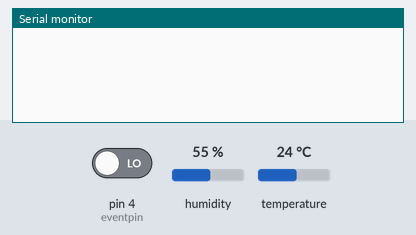
The sketch below on a simulated Arduino Uno, built with avr-gcc and run on an emulated ATmega328P. Parts: the last lines printed to the serial monitor. The test bench sets the inputs (shaded band); at power-on: pin 4 (eventpin) LOW, humidity 55 %, temperature 24 °C.

Above: at 1.2 s.
1.3 s: pin 4 (eventpin) driven HIGH
At 2.6 s:
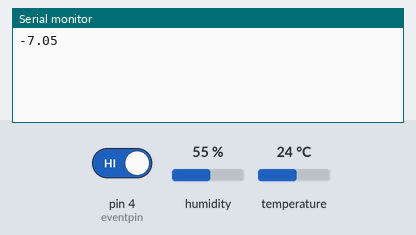
At 6.5 s:
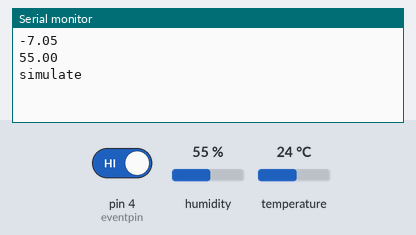

The sketch:

Sensors_multi.ino
```cpp
// Input for differnet measurements


// Temperature mesurement
#include "DHT.h" //DHT Bibliothek laden
#define DHTPIN 2 //Der Sensor wird an PIN 2 angeschlossen
#define DHTTYPE DHT11    // Es handelt sich um den DHT11 Sensor

// Import class for measurement
DHT dht(DHTPIN, DHTTYPE); //Der Sensor wird ab jetzt mit „dth“ angesprochen


// Define Parameters for linear-Hall

const int SIGNPIN=A0;
const float GAUSS_PER_STEP=2.713;
float rawValue=0.0;
float value=0.0;
float mTesla=0.0;
float zeroLevel=538.0;
const float GAUSS_IN_TESLA=1./10;


// Getting data from pin
int eventpin= 4;
// Variable for start booting

// Variable for switch
int measurement;

int aufruf=0;


void setup() {
  Serial.begin(9600); //Serielle Verbindung starten
  pinMode(eventpin,INPUT);


  // Start temperature sensor
  dht.begin(); //DHT11 Sensor starten
}

void loop() {

  measurement=digitalRead(eventpin);


  if(aufruf==3 and measurement==HIGH ){

    Serial.println("simulate"); //die Dazugehörigen Werte anzeigen
    delay(2000);
    aufruf++;
    }
    measurement=digitalRead(eventpin);

    if(aufruf==2 and measurement==HIGH ){
      Serial.println("simulate"); //die Dazugehörigen Werte anzeigen
      delay(2000);
      aufruf++;
    }
  measurement=digitalRead(eventpin);

    if(aufruf==1 and measurement==HIGH){
  float Luftfeuchtigkeit = dht.readHumidity(); //die Luftfeuchtigkeit auslesen und unter „Luftfeutchtigkeit“ speichern
  float Temperatur = dht.readTemperature();//die Temperatur auslesen und unter „Temperatur“ speichern
  Serial.println(Luftfeuchtigkeit); //die Dazugehörigen Werte anzeigen
  delay(2000);
      aufruf++;
    }


  measurement=digitalRead(eventpin);

    if(aufruf==0 and measurement==HIGH){
    rawValue=analogRead(SIGNPIN)-zeroLevel;

    // Convert to real values

    value=rawValue*GAUSS_PER_STEP;
    mTesla=value*GAUSS_IN_TESLA;

    // print values

    Serial.println(mTesla);
    delay(2000);
        aufruf++;
    }


      measurement=digitalRead(eventpin);

    if(aufruf==4 and measurement==HIGH){
      Serial.println("simulate"); //die Dazugehörigen Werte anzeigen
      delay(2000);
      aufruf++;
    }

    if(aufruf==5){

      Serial.println("end_measurement");
      delay(10000);

    }


}
```

Measured:
- after the input at 1.3 s, the serial monitor: prints a new line at once (image 1)
